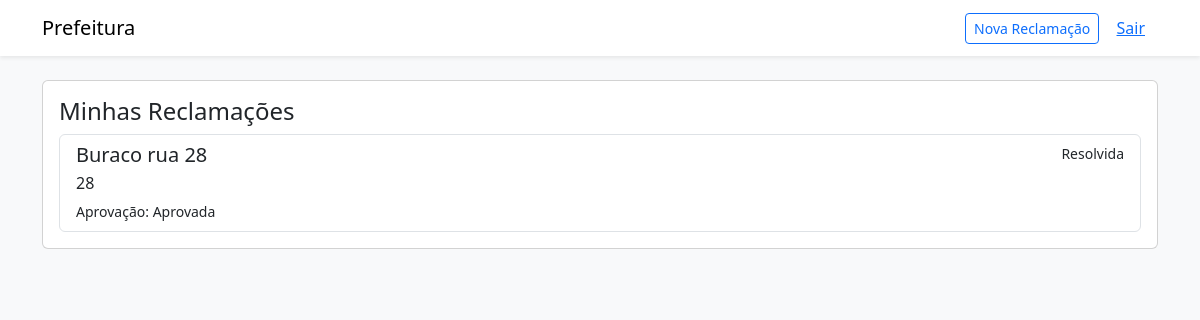
/my_complaints.php (signed in), run on the app's committed database.
### tables this page shows
CREATE TABLE `reclamacao` (
  `id` int(11) NOT NULL,
  `id_reclamante` int(11) NOT NULL,
  `titulo` varchar(255) NOT NULL,
  `descricao` text NOT NULL,
  `foto` varchar(255) DEFAULT NULL,
  `estado` enum('Enviada','Atribuída','Em andamento','Resolvida') NOT NULL DEFAULT 'Enviada',
  `aprovacao` enum('','Aprovada','Reprovada') DEFAULT '',
  `comentario` text DEFAULT NULL,
  `criado_em` timestamp NOT NULL DEFAULT current_timestamp()
);

### my_complaints.php (the view, shortened to what this page needs)
<?php
require 'config.php';
$stmt = $pdo->prepare("SELECT * FROM reclamacao WHERE id_reclamante = ? ORDER BY criado_em DESC");
$stmt->execute([$_SESSION['user']['id']]);
$recs = $stmt->fetchAll();
?>
<!doctype html>
<html>
<head>
  <link href="https://cdn.jsdelivr.net/npm/bootstrap@5.3.2/dist/css/bootstrap.min.css" rel="stylesheet">
</head>
<body class="bg-light">
<nav class="navbar navbar-expand-lg navbar-light bg-white shadow-sm">
  <div class="container">
    <a class="navbar-brand" href="#">Prefeitura</a>
    <div>
      <a class="btn btn-outline-primary btn-sm" href="create_complaint.php">Nova Reclamação</a>
      <a class="btn btn-link" href="logout.php">Sair</a>
    </div>
  </div>
</nav>
<div class="container py-4">
  <div class="card">
    <div class="card-body">
      <h4>Minhas Reclamações</h4>
      <?php if(empty($recs)): ?>
        <p>Nenhuma reclamação encontrada. <a href="create_complaint.php">Criar agora</a>.</p>
      <?php else: ?>
        <div class="list-group">
          <?php foreach($recs as $r): ?>
            <a href="view_complaint.php?id=<?=$r['id']?>" class="list-group-item list-group-item-action">
              <div class="d-flex w-100 justify-content-between">
                <h5 class="mb-1"><?=htmlspecialchars($r['titulo'])?></h5>
                <small><?=htmlspecialchars($r['estado'])?></small>
              </div>
              <p class="mb-1 text-truncate"><?=htmlspecialchars($r['descricao'])?></p>
              <small>Aprovação: <?= $r['aprovacao'] ?: '—' ?></small>
            </a>
          <?php endforeach; ?>
        </div>
      <?php endif; ?>
    </div>
  </div>
</div>
</body>
</html>

### data on the page
reclamacao: titulo "Buraco rua 28", estado "Resolvida", descricao "28", aprovacao "Aprovada"
